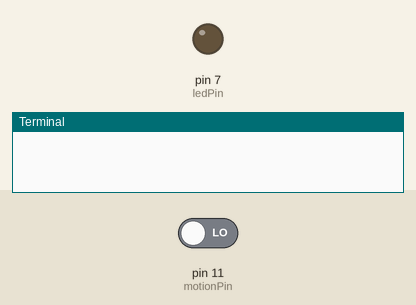
Simulated run of this program. Board: Raspberry Pi (header pin numbers). Shown: output pins drawn as LEDs (lit = HIGH), the last lines printed to the terminal. The inputs (shaded band) are chosen by the test bench; at power-on: pin 11 (motionPin) LOW. The clock reads 2024-03-15 10:24:30 at power-on unless the program sets it; the camera gives no picture and a still takes 0.5 s.

Above: at 1.2 s.
1.3 s: pin 11 (motionPin) driven HIGH
At 2.5 s:
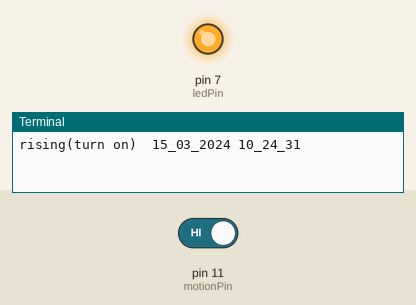
2.8 s: pin 11 (motionPin) driven LOW
At 5.4 s:
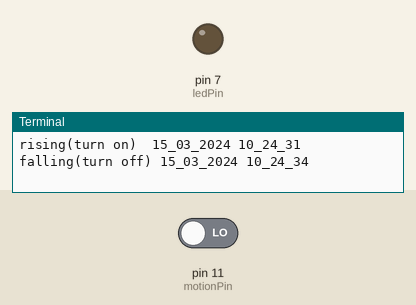
Timing chart, 0 to 6.9 s (numbered marks = the images above; inputs shaded):
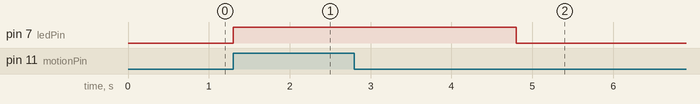

The program:

motion_camera_1.py
```python
import RPi.GPIO as GPIO
import time
from picamera import PiCamera

GPIO.setwarnings(False)

# define variable for LED pin and motion sensor
ledPin=7
motionPin=11

GPIO.setmode(GPIO.BOARD)
GPIO.setup(ledPin, GPIO.OUT)
GPIO.setup(motionPin, GPIO.IN)

camera = PiCamera()

def MotionCallback(pin):
    if GPIO.input(pin):
        print "rising(turn on) ", GetTimeStamp()
        GPIO.output(ledPin, True)
        camera.start_preview()
        camera.capture('/home/pi/Desktop/motion/image%s.jpg' % GetTimeStamp())
        camera.stop_preview()
        time.sleep(3)
    else:
        print "falling(turn off)", GetTimeStamp()
        GPIO.output(ledPin, False)

def GetTimeStamp():
    string1 = time.strftime("%d_%m_%Y")
    string2 = time.strftime("%I_%M_%S")
    return string1+" "+string2

GPIO.add_event_detect(motionPin, GPIO.BOTH, callback=MotionCallback)
try:
    while True:
        time.sleep(1)
except KeyboardInterrupt:
    GPIO.cleanup()
    print("done")
```

Measured:
- after the input at 1.3 s, pin 7 (ledPin): LOW → HIGH at once
- after the input at 2.8 s, pin 7 (ledPin): HIGH → LOW after 2.0 s
